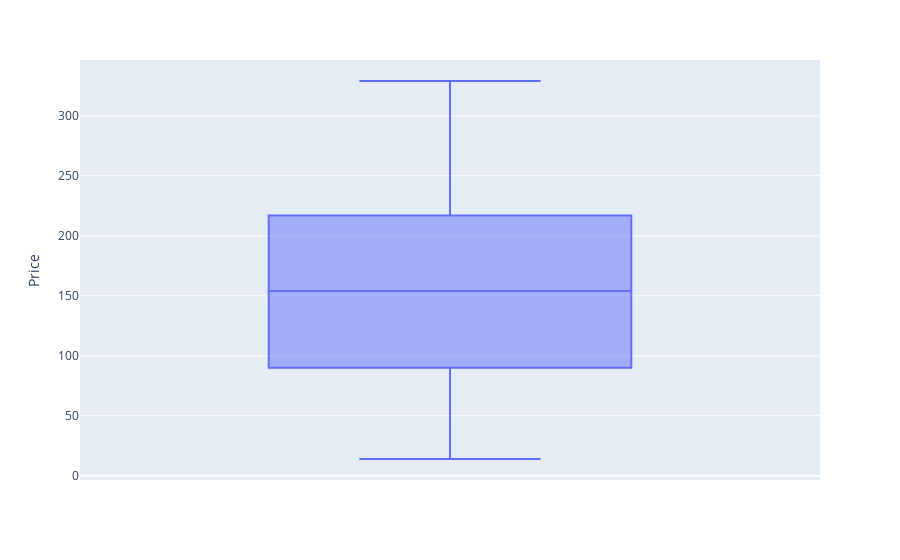

Notebook code for this chart:
### Code cell
fig = px.box(data, y = 'Price')
fig.show()

### Figure 1 — Plotly figure (JSON) as saved in the notebook; plotly's stock layout.template omitted (floating-point values rounded to 4 significant figures; data arrays with more than 128 entries replaced by an {"elided": "..."} marker saying what was removed)
{"data": [{"alignmentgroup": "True", "hovertemplate": "Price=%{y}<extra></extra>", "legendgroup": "", "marker": {"color": "#636efa"}, "name": "", "notched": false, "offsetgroup": "", "orientation": "v", "showlegend": false, "type": "box", "x0": " ", "xaxis": "x", "y": {"elided": "4000 int values"}, "y0": " ", "yaxis": "y"}], "layout": {"boxmode": "group", "legend": {"tracegroupgap": 0}, "margin": {"t": 60}, "xaxis": {"anchor": "y", "domain": [0, 1]}, "yaxis": {"anchor": "x", "domain": [0, 1], "title": {"text": "Price"}}}}
